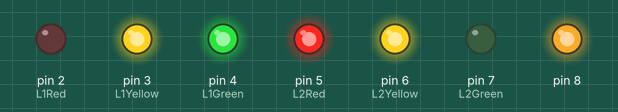
This sketch was run on a simulated Arduino Uno, built with avr-gcc and run on an emulated ATmega328P. Shown: output pins drawn as LEDs (lit = HIGH).

Above: at 1.5 s.
At 3.5 s:
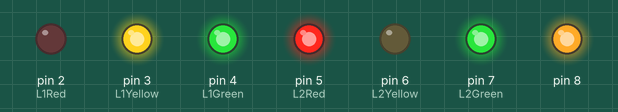
At 5.5 s:
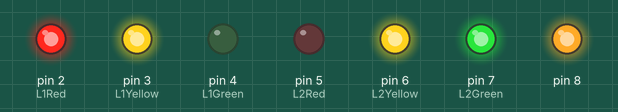
At 7.5 s:
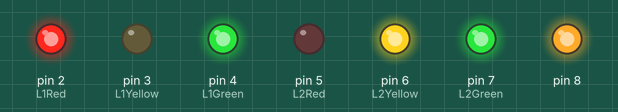
Timing chart, 0 to 10.4 s (numbered marks = the images above):
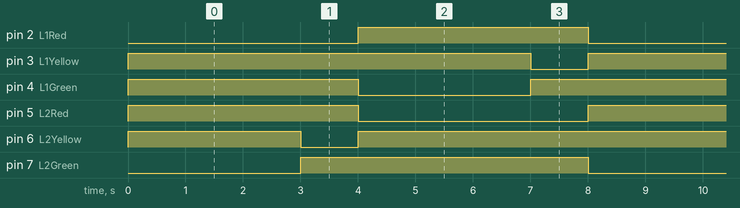

Measured:
- by itself, pin 2 (L1Red), pin 5 (L2Red): alternates HIGH for 4.0 s and LOW for 4.0 s
- by itself, pin 3 (L1Yellow), pin 6 (L2Yellow): alternates HIGH for 7.0 s and LOW for 1.0 s
- by itself, pin 4 (L1Green), pin 7 (L2Green): alternates HIGH for 5.0 s and LOW for 3.0 s

The sketch:

buoi4_cau2.ino
```cpp
  //Khai bao
#define L1Red 2
#define L1Yellow 3
#define L1Green 4
#define L2Red 5
#define L2Yellow 6
#define L2Green 7
void setup (){
  for (byte i=2;i<=8;i++){
  pinMode(i, OUTPUT);
  }
  for (byte i=2;i<=8;i++){
    digitalWrite(i,HIGH);
  }
}

void Led_Off(){
  for (byte i=2; i<8; i++){
    digitalWrite(i,HIGH);
  }
}

void loop (){
  for (byte i=0;i<=5;i++){
    Mode1();
  }
}

void Mode1(){
  //1
  digitalWrite(L1Red, LOW);
  digitalWrite(L2Green, LOW);
  delay(3000);Led_Off();
  //2
  digitalWrite(L1Red, LOW);
  digitalWrite(L2Yellow, LOW);
  delay(1000);Led_Off();
  //3
  digitalWrite(L1Green, LOW);
  digitalWrite(L2Red, LOW);
  delay(3000);Led_Off();
  //4
  digitalWrite(L1Yellow, LOW);
  digitalWrite(L2Red, LOW);
  delay(1000);Led_Off();
  //5
  digitalWrite(L1Red, LOW);
  digitalWrite(L2Green, LOW);
  delay(3000);Led_Off();
  //6
  digitalWrite(L1Red, LOW);
  digitalWrite(L2Yellow, LOW);
  delay(1000);Led_Off();
  //7
  digitalWrite(L1Green, LOW);
  digitalWrite(L2Red, LOW);
  delay(3000);Led_Off();
  //8
  digitalWrite(L1Yellow, LOW);
  digitalWrite(L2Red, LOW);
  delay(1000);Led_Off();
}
```
